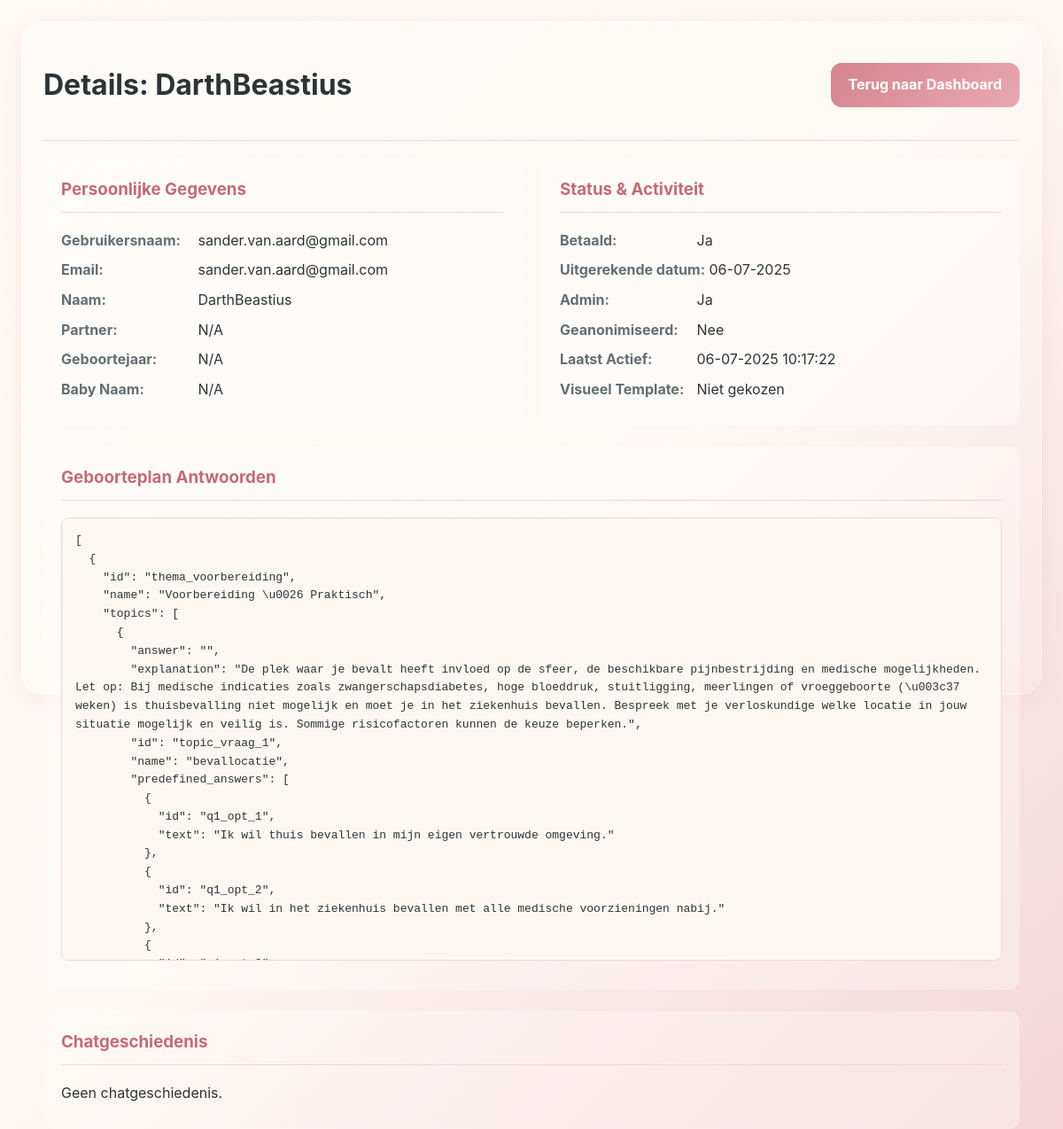
The page /admin/user/1 (signed in) on the database its author committed.
### database.py (models this page shows)
class User(db.Model):
    id = db.Column(db.Integer, primary_key=True)
    email = db.Column(db.String(120), unique=True, nullable=True)
    username = db.Column(db.String(80), unique=True, nullable=True)
    password_hash = db.Column(db.String(128), nullable=True)
    woman_name = db.Column(db.String(120), nullable=True)
    partner_name = db.Column(db.String(120), nullable=True)
    woman_dob = db.Column(db.Date, nullable=True)
    due_date = db.Column(db.Date, nullable=False)
    midwifery_practice = db.Column(db.String(120), nullable=True)
    midwifery_phone = db.Column(db.String(20), nullable=True)
    woman_phone = db.Column(db.String(20), nullable=True)
    partner_phone = db.Column(db.String(20), nullable=True)
    baby_name = db.Column(db.String(120), nullable=True)
    baby_name_secret = db.Column(db.Boolean, default=False)
    medical_complications = db.Column(db.Text, nullable=True)
    paid = db.Column(db.Boolean, default=False)
    is_confirmed = db.Column(db.Boolean, nullable=False, default=False) # NIEUW: Voor e-mailverificatie
    is_admin = db.Column(db.Boolean, default=False, nullable=False)
    birth_year = db.Column(db.Integer, nullable=True)  # Voor geanonimiseerde data
    is_anonymized = db.Column(db.Boolean, default=False, nullable=False)
    last_activity = db.Column(db.DateTime, nullable=True)  # Voor 'wie is online'
    last_seen_page = db.Column(db.String(100), nullable=True)  # Voor 'waar is gebruiker'
    birth_plan = db.relationship('BirthPlan', backref='user', uselist=False, cascade="all, delete-orphan")

class BirthPlan(db.Model):
    id = db.Column(db.Integer, primary_key=True)
    user_id = db.Column(db.Integer, db.ForeignKey('user.id'), nullable=False, unique=True)
    _plan_json = db.Column('plan', db.Text, nullable=False)
    _history_json = db.Column('history', db.Text, nullable=False)
    visual_template = db.Column(db.String(80), nullable=True)
    @property
    def plan(self):
        return json.loads(self._plan_json)
    @plan.setter
    def plan(self, value):
        self._plan_json = json.dumps(value)
    @property
    def history(self):
        return json.loads(self._history_json)
    @history.setter
    def history(self, value):
        self._history_json = json.dumps(value)

### app.py (the view)
@app.route("/admin/user/<int:user_id>")
@admin_required
def admin_user_view(user_id):
    user_to_view = User.query.get_or_404(user_id)
    return render_template("admin_user_view.html", user=user_to_view)

### app.py (called while the page is built)
def admin_required(f):
    @wraps(f)
    def wrapper(*args, **kwargs):
        if "user_id" not in session:
            flash("Je moet ingelogd zijn om deze pagina te bekijken.", "error")
            return redirect(url_for("login"))
        user = User.query.get(session["user_id"])
        if not user or not user.is_admin:
            flash("Je hebt geen toegang tot deze pagina.", "error")
            return redirect(url_for("dashboard"))
        return f(*args, **kwargs)
    return wrapper

### templates/admin_user_view.html (shortened to what this page needs)
<!doctype html>
<html lang="nl">
<head>
    <link rel="stylesheet" href="{{ url_for('static', filename='style.css') }}">
</head>
<body>
<main id="layout">
    <div class="container">
        <div class="dashboard-header">
            <h1>Details: {{ user.woman_name or 'Geanonimiseerde Gebruiker' }}</h1>
            <a href="{{ url_for('admin_dashboard') }}" class="submit-btn" style="padding: 10px 20px; font-size: 16px;">Terug naar Dashboard</a>
        </div>
        <div class="details-grid">
            <div class="detail-card">
                <h3>Persoonlijke Gegevens</h3>
                <p><strong>Gebruikersnaam:</strong> {{ user.username or 'N/A' }}</p>
                <p><strong>Email:</strong> {{ user.email or 'N/A' }}</p>
                <p><strong>Naam:</strong> {{ user.woman_name or 'N/A' }}</p>
                <p><strong>Partner:</strong> {{ user.partner_name or 'N/A' }}</p>
                <p><strong>Geboortejaar:</strong> {{ user.birth_year or (user.woman_dob.year if user.woman_dob else 'N/A') }}</p>
                <p><strong>Baby Naam:</strong> {{ user.baby_name or 'N/A' }}</p>
            </div>
            <div class="detail-card">
                <h3>Status & Activiteit</h3>
                <p><strong>Betaald:</strong> {% if user.paid %}Ja{% else %}Nee{% endif %}</p>
                <p><strong>Uitgerekende datum:</strong> {{ user.due_date.strftime('%d-%m-%Y') }}</p>
                <p><strong>Admin:</strong> {% if user.is_admin %}Ja{% else %}Nee{% endif %}</p>
                <p><strong>Geanonimiseerd:</strong> {% if user.is_anonymized %}Ja{% else %}Nee{% endif %}</p>
                <p><strong>Laatst Actief:</strong> {{ user.last_activity.strftime('%d-%m-%Y %H:%M:%S') if user.last_activity else 'Nooit' }}</p>
                <p><strong>Visueel Template:</strong> {{ user.birth_plan.visual_template or 'Niet gekozen' }}</p>
            </div>
        </div>
        <div class="detail-card" style="margin-top: 24px;">
            <h3>Geboorteplan Antwoorden</h3>
            {% if user.birth_plan and user.birth_plan.plan %}
                <pre>{{ user.birth_plan.plan | tojson(indent=2) }}</pre>
            {% else %}
                <p>Nog geen plan ingevuld.</p>
            {% endif %}
        </div>
        <div class="detail-card" style="margin-top: 24px;">
            <h3>Chatgeschiedenis</h3>
            {% if user.birth_plan and user.birth_plan.history %}
                <pre>{{ user.birth_plan.history | tojson(indent=2) }}</pre>
            {% else %}
                <p>Geen chatgeschiedenis.</p>
            {% endif %}
        </div>
    </div>
</main>
</body>
</html>

### static/style.css (style rules this page uses)
:root { --rose:#d5848d;--rose-dark:#c26b75;--rose-light:#e8a8b0;--rose-subtle:#f5d5d8;--peach:#f2c4a8;--cream:#fef9f5;--beige:#fdf7f2;--white:#ffffff;--sage:#9abf9e;--sage-light:#cfe6d0;--orange-light: #fdece3; --orange-dark: #e6a27e; --text:#2d3436;--text-light:#636e72;--text-subtle:#a0a9b8;--shadow-soft:0 8px 32px rgba(213,132,141,.12);--gradient-main:linear-gradient(135deg,var(--cream)0%,var(--beige)50%,var(--rose-subtle)100%);--gradient-glass:linear-gradient(135deg,rgba(255,255,255,.4)0%,rgba(255,255,255,.1)100%);--gradient-rose:linear-gradient(135deg,var(--rose)0%,var(--rose-light)100%) }
html, body { margin: 0; padding: 0; height: 100%; background: var(--gradient-main); }
* { box-sizing:border-box; }
body { font-family:-apple-system,BlinkMacSystemFont,'Segoe UI',Roboto,'Inter',sans-serif;color:var(--text);line-height:1.6;min-height:100vh;background-attachment:fixed;font-weight:400 }
#layout { display:flex;flex-direction:column;gap:16px;padding:16px;max-width:1400px;margin:auto;min-height:100vh }
@media (min-width:1000px) { #layout { flex-direction:row;gap:24px;padding:24px } }
.container { flex:1;min-width:280px;display:flex;flex-direction:column;background:var(--gradient-glass);border-radius:24px;padding:24px;border:1px solid rgba(255,255,255,.3);box-shadow:var(--shadow-soft); height: auto; max-height: 95vh; }
.submit-btn { background: var(--gradient-rose); color: var(--white); font-size: 18px; font-weight: bold; border: none; height: 50px; padding: 0 25px; border-radius: 12px; cursor: pointer; transition: transform 0.2s; text-align: center; text-decoration: none; display: inline-flex; align-items: center; justify-content: center; }
.dashboard-header { display: flex; justify-content: space-between; align-items: center; border-bottom: 1px solid var(--rose-subtle); padding-bottom: 15px; margin-bottom: 20px; }
.submit-btn { margin-left: auto; }

### templates/admin_user_view.html (style rules this page uses)
.details-grid { display: grid; grid-template-columns: repeat(auto-fit, minmax(300px, 1fr)); gap: 24px; }
.detail-card { background: rgba(255,255,255,.3); padding: 20px; border-radius: 12px; }
.detail-card h3 { margin-top: 0; color: var(--rose-dark); border-bottom: 1px solid var(--rose-subtle); padding-bottom: 10px; }
.detail-card p { margin: 8px 0; }
.detail-card strong { color: var(--text-light); min-width: 150px; display: inline-block; }
pre { background-color: var(--beige); border: 1px solid var(--rose-subtle); border-radius: 8px; padding: 15px; white-space: pre-wrap; word-wrap: break-word; font-size: 13px; max-height: 500px; overflow-y: auto; }

### rows shown on the page
User: woman_name "DarthBeastius", username "sander.van.aard@gmail.com", email "sander.van.aard@gmail.com", partner_name "N/A", birth_year+woman_dob "N/A", baby_name "N/A", due_date "06-07-2025", last_activity "06-07-2025 10:17:22"
BirthPlan: birth_plan "Niet gekozen", birth_plan.plan|tojson "[ { \"id\": \"thema_voorbereiding\", \"name\": \"Voorbereiding \\u0026 Praktisch\", \"topics\": [ { \"answer\": \"\", \"explanation\": \"De plek waar je bevalt heeft invloed op de sfeer, de beschikbare pijnbestrijding en medische mogelijkheden. Let op: Bij medische indicaties zoals zwangerschapsdiabetes, hoge bloeddruk, stuitligging, meerlingen of vroeggeboorte (\\u003c37 weken) is thuisbevalling niet mogelijk en moet je in het ziekenhuis bevallen. Bespreek met je verloskundige welke locatie in jouw situatie mogelijk en veilig is. Sommige risicofactoren kunnen de keuze beperken.\", \"id\": \"topic_vraag_1\", \"name\": \"bevallocatie\", \"predefined_answers\": [ { \"id\": \"q1_opt_1\", \"text\": \"Ik wil thuis bevallen in mijn…"
